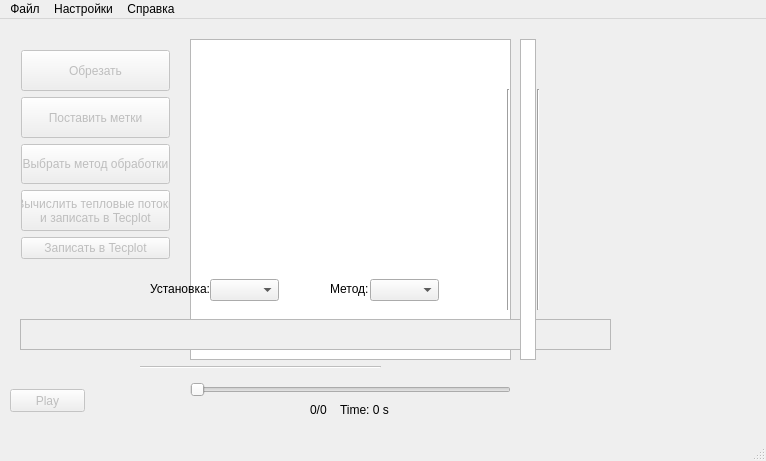
<?xml version="1.0" encoding="UTF-8"?>
<ui version="4.0">
 <class>MainWindow</class>
 <widget class="QMainWindow" name="MainWindow">
  <property name="geometry">
   <rect>
    <x>0</x>
    <y>0</y>
    <width>766</width>
    <height>461</height>
   </rect>
  </property>
  <property name="windowTitle">
   <string>ThermoX-Pro</string>
  </property>
  <widget class="QWidget" name="centralWidget">
   <widget class="QGraphicsView" name="graphicsView">
    <property name="geometry">
     <rect>
      <x>190</x>
      <y>20</y>
      <width>321</width>
      <height>321</height>
     </rect>
    </property>
    <property name="focusPolicy">
     <enum>Qt::WheelFocus</enum>
    </property>
   </widget>
   <widget class="QSlider" name="horizontalSlider">
    <property name="enabled">
     <bool>false</bool>
    </property>
    <property name="geometry">
     <rect>
      <x>190</x>
      <y>360</y>
      <width>321</width>
      <height>21</height>
     </rect>
    </property>
    <property name="orientation">
     <enum>Qt::Horizontal</enum>
    </property>
   </widget>
   <widget class="QPushButton" name="Play">
    <property name="enabled">
     <bool>false</bool>
    </property>
    <property name="geometry">
     <rect>
      <x>10</x>
      <y>370</y>
      <width>75</width>
      <height>23</height>
     </rect>
    </property>
    <property name="text">
     <string>Play</string>
    </property>
   </widget>
   <widget class="QLabel" name="labelTimeDisplay">
    <property name="geometry">
     <rect>
      <x>340</x>
      <y>380</y>
      <width>151</width>
      <height>21</height>
     </rect>
    </property>
    <property name="text">
     <string>Time: 0 s</string>
    </property>
   </widget>
   <widget class="QLabel" name="labelNumDisplay">
    <property name="geometry">
     <rect>
      <x>310</x>
      <y>380</y>
      <width>71</width>
      <height>21</height>
     </rect>
    </property>
    <property name="text">
     <string>0/0</string>
    </property>
   </widget>
   <widget class="Line" name="line">
    <property name="enabled">
     <bool>true</bool>
    </property>
    <property name="geometry">
     <rect>
      <x>500</x>
      <y>70</y>
      <width>16</width>
      <height>221</height>
     </rect>
    </property>
    <property name="orientation">
     <enum>Qt::Vertical</enum>
    </property>
   </widget>
   <widget class="Line" name="line_2">
    <property name="enabled">
     <bool>false</bool>
    </property>
    <property name="geometry">
     <rect>
      <x>140</x>
      <y>320</y>
      <width>241</width>
      <height>16</height>
     </rect>
    </property>
    <property name="orientation">
     <enum>Qt::Horizontal</enum>
    </property>
   </widget>
   <widget class="Line" name="line_3">
    <property name="enabled">
     <bool>true</bool>
    </property>
    <property name="geometry">
     <rect>
      <x>530</x>
      <y>70</y>
      <width>16</width>
      <height>221</height>
     </rect>
    </property>
    <property name="orientation">
     <enum>Qt::Vertical</enum>
    </property>
   </widget>
   <widget class="Line" name="line_4">
    <property name="enabled">
     <bool>false</bool>
    </property>
    <property name="geometry">
     <rect>
      <x>140</x>
      <y>340</y>
      <width>241</width>
      <height>16</height>
     </rect>
    </property>
    <property name="orientation">
     <enum>Qt::Horizontal</enum>
    </property>
   </widget>
   <widget class="QWidget" name="verticalLayoutWidget">
    <property name="geometry">
     <rect>
      <x>10</x>
      <y>20</y>
      <width>171</width>
      <height>231</height>
     </rect>
    </property>
    <layout class="QVBoxLayout" name="verticalLayout">
     <item>
      <widget class="QPushButton" name="cutButton">
       <property name="enabled">
        <bool>false</bool>
       </property>
       <property name="sizePolicy">
        <sizepolicy hsizetype="Minimum" vsizetype="Preferred">
         <horstretch>0</horstretch>
         <verstretch>0</verstretch>
        </sizepolicy>
       </property>
       <property name="text">
        <string>Обрезать</string>
       </property>
      </widget>
     </item>
     <item>
      <widget class="QPushButton" name="putMarks">
       <property name="enabled">
        <bool>false</bool>
       </property>
       <property name="sizePolicy">
        <sizepolicy hsizetype="Minimum" vsizetype="Preferred">
         <horstretch>0</horstretch>
         <verstretch>0</verstretch>
        </sizepolicy>
       </property>
       <property name="text">
        <string>Поставить метки</string>
       </property>
      </widget>
     </item>
     <item>
      <widget class="QPushButton" name="processingMethodButton">
       <property name="enabled">
        <bool>false</bool>
       </property>
       <property name="sizePolicy">
        <sizepolicy hsizetype="Minimum" vsizetype="Preferred">
         <horstretch>0</horstretch>
         <verstretch>0</verstretch>
        </sizepolicy>
       </property>
       <property name="text">
        <string>Выбрать метод обработки</string>
       </property>
      </widget>
     </item>
     <item>
      <widget class="QPushButton" name="qCalcButton">
       <property name="enabled">
        <bool>false</bool>
       </property>
       <property name="sizePolicy">
        <sizepolicy hsizetype="Minimum" vsizetype="Preferred">
         <horstretch>0</horstretch>
         <verstretch>0</verstretch>
        </sizepolicy>
       </property>
       <property name="text">
        <string>Вычислить тепловые потоки
и записать в Tecplot</string>
       </property>
      </widget>
     </item>
     <item>
      <widget class="QPushButton" name="pushButton_2">
       <property name="enabled">
        <bool>false</bool>
       </property>
       <property name="text">
        <string>Записать в Tecplot</string>
       </property>
      </widget>
     </item>
    </layout>
   </widget>
   <widget class="QScrollArea" name="scrollArea">
    <property name="geometry">
     <rect>
      <x>20</x>
      <y>300</y>
      <width>591</width>
      <height>31</height>
     </rect>
    </property>
    <property name="widgetResizable">
     <bool>true</bool>
    </property>
    <widget class="QWidget" name="scrollAreaWidgetContents">
     <property name="geometry">
      <rect>
       <x>0</x>
       <y>0</y>
       <width>589</width>
       <height>29</height>
      </rect>
     </property>
    </widget>
   </widget>
   <widget class="QComboBox" name="facilityBox">
    <property name="geometry">
     <rect>
      <x>210</x>
      <y>260</y>
      <width>69</width>
      <height>22</height>
     </rect>
    </property>
   </widget>
   <widget class="QComboBox" name="methodsBox">
    <property name="geometry">
     <rect>
      <x>370</x>
      <y>260</y>
      <width>69</width>
      <height>22</height>
     </rect>
    </property>
   </widget>
   <widget class="QLabel" name="labelFacility">
    <property name="geometry">
     <rect>
      <x>150</x>
      <y>260</y>
      <width>61</width>
      <height>20</height>
     </rect>
    </property>
    <property name="text">
     <string>Установка:</string>
    </property>
   </widget>
   <widget class="QLabel" name="labelMethod">
    <property name="geometry">
     <rect>
      <x>330</x>
      <y>260</y>
      <width>41</width>
      <height>20</height>
     </rect>
    </property>
    <property name="text">
     <string>Метод:</string>
    </property>
   </widget>
   <widget class="QLabel" name="TmaxDisplay">
    <property name="geometry">
     <rect>
      <x>550</x>
      <y>10</y>
      <width>71</width>
      <height>21</height>
     </rect>
    </property>
    <property name="text">
     <string/>
    </property>
   </widget>
   <widget class="QLabel" name="TminDisplay">
    <property name="geometry">
     <rect>
      <x>550</x>
      <y>330</y>
      <width>71</width>
      <height>21</height>
     </rect>
    </property>
    <property name="text">
     <string/>
    </property>
   </widget>
   <widget class="QGraphicsView" name="graphicsView_2">
    <property name="geometry">
     <rect>
      <x>520</x>
      <y>20</y>
      <width>16</width>
      <height>321</height>
     </rect>
    </property>
   </widget>
  </widget>
  <widget class="QMenuBar" name="menuBar">
   <property name="geometry">
    <rect>
     <x>0</x>
     <y>0</y>
     <width>766</width>
     <height>21</height>
    </rect>
   </property>
   <widget class="QMenu" name="menuThermoX_Pro">
    <property name="title">
     <string>Файл</string>
    </property>
    <addaction name="action"/>
    <addaction name="separator"/>
    <addaction name="action_3"/>
   </widget>
   <widget class="QMenu" name="menu">
    <property name="title">
     <string>Справка</string>
    </property>
    <addaction name="action_4"/>
   </widget>
   <widget class="QMenu" name="menu_2">
    <property name="title">
     <string>Настройки</string>
    </property>
    <addaction name="action_2"/>
   </widget>
   <addaction name="menuThermoX_Pro"/>
   <addaction name="menu_2"/>
   <addaction name="menu"/>
  </widget>
  <widget class="QStatusBar" name="statusBar"/>
  <action name="action">
   <property name="text">
    <string>Открыть</string>
   </property>
  </action>
  <action name="action_3">
   <property name="enabled">
    <bool>true</bool>
   </property>
   <property name="text">
    <string>Выход</string>
   </property>
  </action>
  <action name="action_4">
   <property name="text">
    <string>О программе</string>
   </property>
  </action>
  <action name="action_2">
   <property name="enabled">
    <bool>true</bool>
   </property>
   <property name="text">
    <string>Свойства материала</string>
   </property>
  </action>
 </widget>
 <layoutdefault spacing="6" margin="11"/>
 <resources/>
 <connections/>
</ui>
